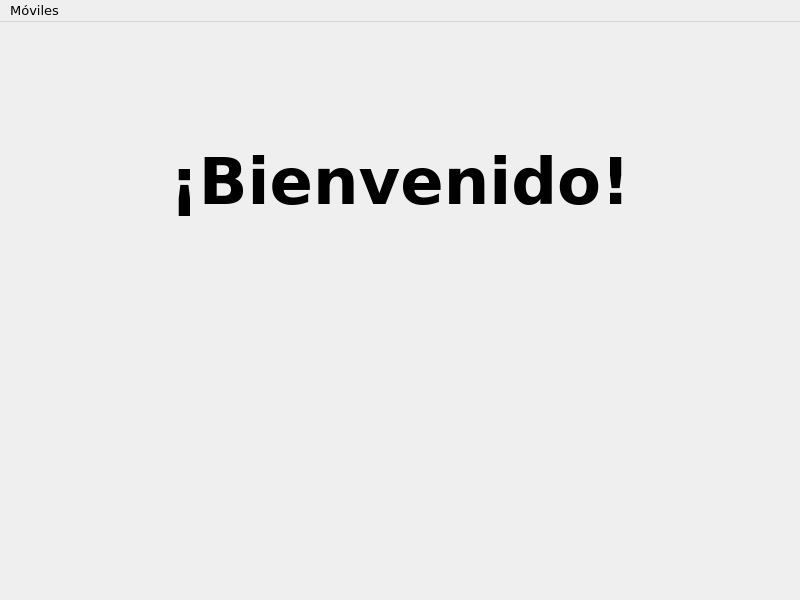
<?xml version="1.0" encoding="UTF-8"?>
<ui version="4.0">
 <class>window_start</class>
 <widget class="QMainWindow" name="window_start">
  <property name="geometry">
   <rect>
    <x>0</x>
    <y>0</y>
    <width>800</width>
    <height>600</height>
   </rect>
  </property>
  <property name="minimumSize">
   <size>
    <width>800</width>
    <height>600</height>
   </size>
  </property>
  <property name="maximumSize">
   <size>
    <width>800</width>
    <height>600</height>
   </size>
  </property>
  <property name="font">
   <font>
    <family>Verdana</family>
    <pointsize>10</pointsize>
   </font>
  </property>
  <property name="windowTitle">
   <string>Móviles</string>
  </property>
  <property name="windowIcon">
   <iconset>
    <normaloff>images/icons/icon_mobile_phone.png</normaloff>images/icons/icon_mobile_phone.png</iconset>
  </property>
  <property name="iconSize">
   <size>
    <width>32</width>
    <height>32</height>
   </size>
  </property>
  <widget class="QWidget" name="centralwidget">
   <widget class="QLabel" name="lbl_welcome">
    <property name="geometry">
     <rect>
      <x>0</x>
      <y>0</y>
      <width>800</width>
      <height>320</height>
     </rect>
    </property>
    <property name="minimumSize">
     <size>
      <width>800</width>
      <height>320</height>
     </size>
    </property>
    <property name="font">
     <font>
      <family>Verdana</family>
      <pointsize>48</pointsize>
      <weight>75</weight>
      <bold>true</bold>
     </font>
    </property>
    <property name="text">
     <string>¡Bienvenido!</string>
    </property>
    <property name="alignment">
     <set>Qt::AlignCenter</set>
    </property>
   </widget>
   <widget class="QLabel" name="lbl_image">
    <property name="geometry">
     <rect>
      <x>0</x>
      <y>320</y>
      <width>800</width>
      <height>250</height>
     </rect>
    </property>
    <property name="text">
     <string/>
    </property>
    <property name="pixmap">
     <pixmap>images/image_mobile_phone.png</pixmap>
    </property>
    <property name="alignment">
     <set>Qt::AlignCenter</set>
    </property>
   </widget>
  </widget>
  <widget class="QMenuBar" name="menubar">
   <property name="geometry">
    <rect>
     <x>0</x>
     <y>0</y>
     <width>800</width>
     <height>26</height>
    </rect>
   </property>
   <widget class="QMenu" name="mobile_menu">
    <property name="title">
     <string>Móviles</string>
    </property>
    <addaction name="menu_register"/>
    <addaction name="menu_list"/>
    <addaction name="menu_list_with_listwidget"/>
    <addaction name="menu_list_with_tablewidget"/>
    <addaction name="separator"/>
    <addaction name="menu_exit"/>
   </widget>
   <addaction name="mobile_menu"/>
  </widget>
  <action name="menu_register">
   <property name="text">
    <string>Registrar móvil</string>
   </property>
  </action>
  <action name="menu_list">
   <property name="text">
    <string>Listar móviles (TextEdit)</string>
   </property>
  </action>
  <action name="menu_exit">
   <property name="text">
    <string>Salir</string>
   </property>
  </action>
  <action name="menu_list_with_listwidget">
   <property name="text">
    <string>Listar móviles (List Widget)</string>
   </property>
  </action>
  <action name="menu_list_with_tablewidget">
   <property name="text">
    <string>Listar móviles (Table Widget)</string>
   </property>
  </action>
 </widget>
 <resources/>
 <connections/>
</ui>
